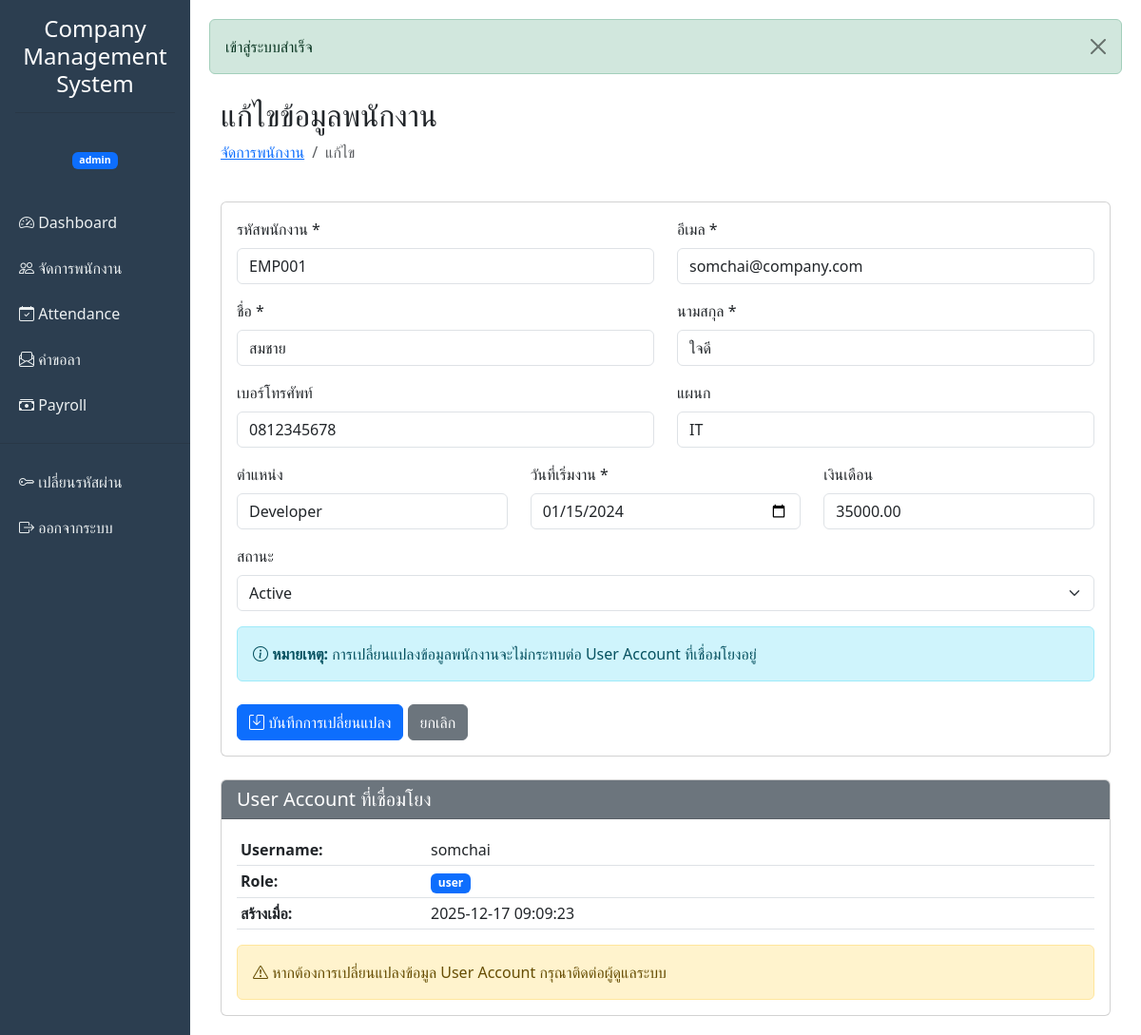
Screenshot of /admin/employee_edit.php?id=1 (signed in) with the database file from the repository.
### tables this page shows
CREATE TABLE employees (
    id INT AUTO_INCREMENT PRIMARY KEY,
    employee_code VARCHAR(20) UNIQUE NOT NULL,
    first_name VARCHAR(100) NOT NULL,
    last_name VARCHAR(100) NOT NULL,
    email VARCHAR(100) UNIQUE NOT NULL,
    phone VARCHAR(20),
    department VARCHAR(100),
    position VARCHAR(100),
    hire_date DATE NOT NULL,
    salary DECIMAL(10,2) DEFAULT 0.00,
    status ENUM('active', 'inactive') DEFAULT 'active',
    created_at TIMESTAMP DEFAULT CURRENT_TIMESTAMP,
    updated_at TIMESTAMP DEFAULT CURRENT_TIMESTAMP ON UPDATE CURRENT_TIMESTAMP,
    INDEX idx_employee_code (employee_code),
    INDEX idx_status (status)
);

CREATE TABLE users (
    id INT AUTO_INCREMENT PRIMARY KEY,
    username VARCHAR(50) UNIQUE NOT NULL,
    password VARCHAR(255) NOT NULL,
    role ENUM('admin', 'user') DEFAULT 'user',
    employee_id INT NULL,
    created_at TIMESTAMP DEFAULT CURRENT_TIMESTAMP,
    updated_at TIMESTAMP DEFAULT CURRENT_TIMESTAMP ON UPDATE CURRENT_TIMESTAMP,
    INDEX idx_username (username)
);

### config.php (called while the page is built, shortened)
<?php
function h($string) {
    return htmlspecialchars($string, ENT_QUOTES, 'UTF-8');
}
?>

### admin/employee_edit.php (the view, shortened to what this page needs)
<?php
require_once '../config.php';
$pdo = getDB();
$employeeId = (int)($_GET['id'] ?? 0);
try {
    $stmt = $pdo->prepare("SELECT * FROM employees WHERE id = :id");
    $stmt->execute(['id' => $employeeId]);
    $employee = $stmt->fetch();
} catch (PDOException $e) {
    error_log($e->getMessage());
    setFlashMessage('danger', 'เกิดข้อผิดพลาดในการดึงข้อมูล');
    redirect('employees.php');
}
include '../includes/header.php';
?>
<div class="container-fluid mt-4">
    <div class="row mb-4">
        <div class="col">
            <h2>แก้ไขข้อมูลพนักงาน</h2>
            <nav aria-label="breadcrumb">
                <ol class="breadcrumb">
                    <li class="breadcrumb-item"><a href="employees.php">จัดการพนักงาน</a></li>
                    <li class="breadcrumb-item active">แก้ไข</li>
                </ol>
            </nav>
        </div>
    </div>
    <div class="card">
        <div class="card-body">
            <form method="POST" action="employee_edit.php?id=<?= $employeeId ?>">
                <div class="row">
                    <div class="col-md-6 mb-3">
                        <label class="form-label">รหัสพนักงาน *</label>
                        <input type="text" class="form-control" name="employee_code"
                               value="<?= h($employee['employee_code']) ?>" required>
                    </div>
                    <div class="col-md-6 mb-3">
                        <label class="form-label">อีเมล *</label>
                        <input type="email" class="form-control" name="email"
                               value="<?= h($employee['email']) ?>" required>
                    </div>
                </div>
                <div class="row">
                    <div class="col-md-6 mb-3">
                        <label class="form-label">ชื่อ *</label>
                        <input type="text" class="form-control" name="first_name"
                               value="<?= h($employee['first_name']) ?>" required>
                    </div>
                    <div class="col-md-6 mb-3">
                        <label class="form-label">นามสกุล *</label>
                        <input type="text" class="form-control" name="last_name"
                               value="<?= h($employee['last_name']) ?>" required>
                    </div>
                </div>
                <div class="row">
                    <div class="col-md-6 mb-3">
                        <label class="form-label">เบอร์โทรศัพท์</label>
                        <input type="text" class="form-control" name="phone"
                               value="<?= h($employee['phone']) ?>">
                    </div>
                    <div class="col-md-6 mb-3">
                        <label class="form-label">แผนก</label>
                        <input type="text" class="form-control" name="department"
                               value="<?= h($employee['department']) ?>">
                    </div>
                </div>
                <div class="row">
                    <div class="col-md-4 mb-3">
                        <label class="form-label">ตำแหน่ง</label>
                        <input type="text" class="form-control" name="position"
                               value="<?= h($employee['position']) ?>">
                    </div>
                    <div class="col-md-4 mb-3">
                        <label class="form-label">วันที่เริ่มงาน *</label>
                        <input type="date" class="form-control" name="hire_date"
                               value="<?= h($employee['hire_date']) ?>" required>
                    </div>
                    <div class="col-md-4 mb-3">
                        <label class="form-label">เงินเดือน</label>
                        <input type="number" class="form-control" name="salary" step="0.01" min="0"
                               value="<?= h($employee['salary']) ?>">
                    </div>
                </div>
                <div class="mb-3">
                    <label class="form-label">สถานะ</label>
                    <select class="form-select" name="status">
                        <option value="active" <?= $employee['status'] === 'active' ? 'selected' : '' ?>>Active</option>
                    </select>
                </div>
                <div class="alert alert-info">
                    <i class="bi bi-info-circle"></i>
                    <strong>หมายเหตุ:</strong> การเปลี่ยนแปลงข้อมูลพนักงานจะไม่กระทบต่อ User Account ที่เชื่อมโยงอยู่
                </div>
                <div class="mt-4">
                    <button type="submit" class="btn btn-primary">
                        <i class="bi bi-save"></i> บันทึกการเปลี่ยนแปลง
                    </button>
                    <a href="employees.php" class="btn btn-secondary">ยกเลิก</a>
                </div>
            </form>
        </div>
    </div>
    <?php
    try {
        $stmt = $pdo->prepare("SELECT * FROM users WHERE employee_id = :id");
        $stmt->execute(['id' => $employeeId]);
        $userAccount = $stmt->fetch();
    } catch (PDOException $e) {
        error_log($e->getMessage());
    }
    ?>
    <?php if ($userAccount): ?>
        <div class="card mt-4">
            <div class="card-header bg-secondary text-white">
                <h5 class="mb-0">User Account ที่เชื่อมโยง</h5>
            </div>
            <div class="card-body">
                <table class="table table-sm">
                    <tr>
                        <th width="200">Username:</th>
                        <td><?= h($userAccount['username']) ?></td>
                    </tr>
                    <tr>
                        <th>Role:</th>
                        <td>
                            <span class="badge bg-<?= $userAccount['role'] === 'admin' ? 'danger' : 'primary' ?>">
                                <?= h($userAccount['role']) ?>
                            </span>
                        </td>
                    </tr>
                    <tr>
                        <th>สร้างเมื่อ:</th>
                        <td><?= h($userAccount['created_at']) ?></td>
                    </tr>
                </table>
                <div class="alert alert-warning mb-0">
                    <i class="bi bi-exclamation-triangle"></i>
                    หากต้องการเปลี่ยนแปลงข้อมูล User Account กรุณาติดต่อผู้ดูแลระบบ
                </div>
            </div>
        </div>
    <?php endif; ?>
</div>
<?php include '../includes/footer.php'; ?>

### rows the page displays
employees: employee_code "EMP001", email "somchai@company.com", first_name "สมชาย", last_name "ใจดี", phone "0812345678", department "IT", position "Developer", hire_date "01/15/2024", salary "35000.00", status "Active"
users: username "somchai", role "user", created_at "2025-12-17 09:09:23"

### other values shown
APP_NAME "Company Management System"
$_SESSION['role'] "admin"
$flash['message'] "เข้าสู่ระบบสำเร็จ"
